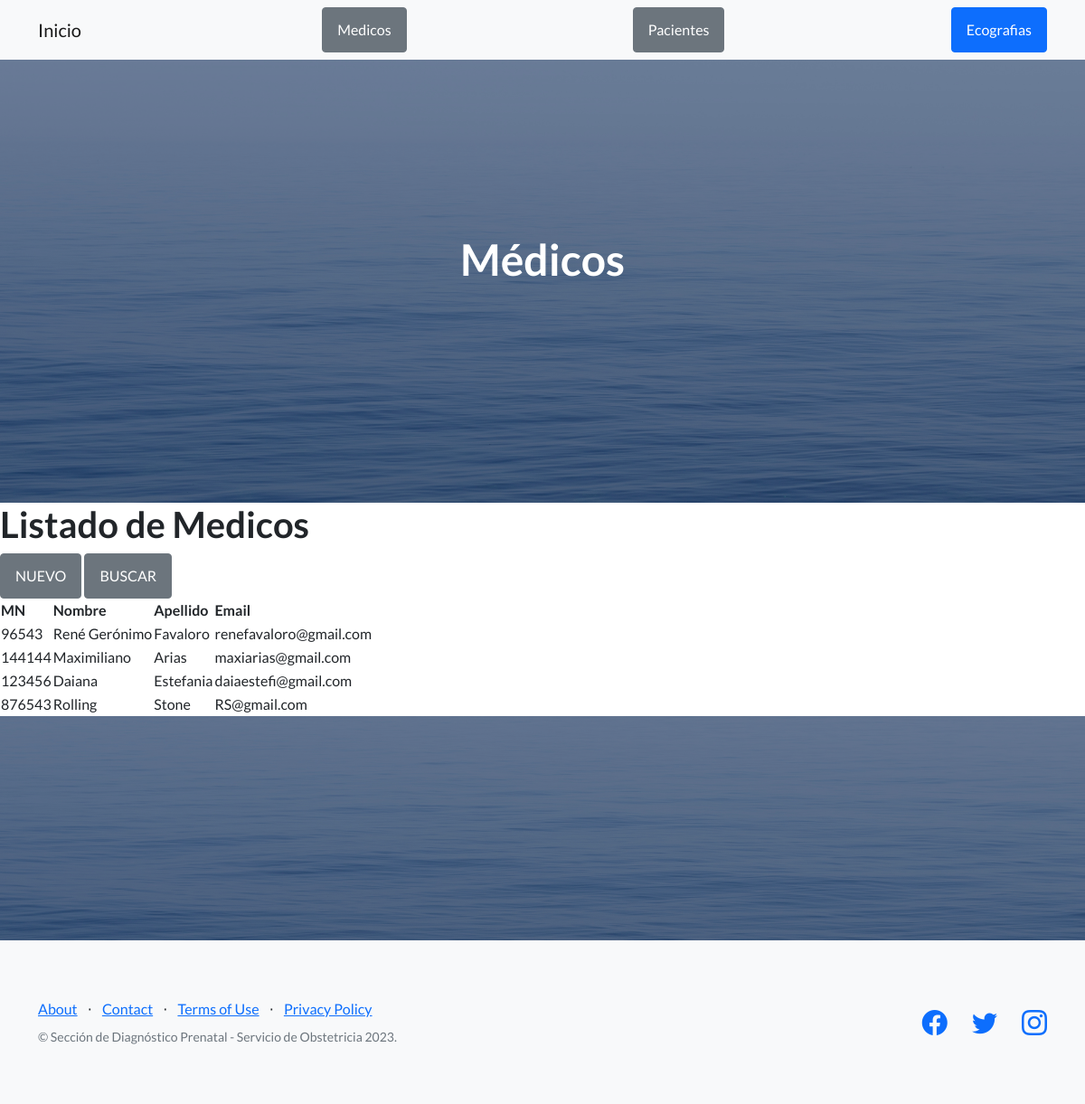
The page /AppEco/medicos/ on the database its author committed.
### AppEco/models.py (models this page shows, shortened)
class Medico(models.Model):
    MN= models.IntegerField(unique=True)
    nombre=models.CharField(max_length=40)
    apellido=models.CharField(max_length=40)
    mail=models.EmailField(unique=True)

### AppEco/views.py (the view)
# urls.py: path("medicos/", medicos, name="medicos"),
def medicos(request):
    if request.method == "POST":
        form = MedicoFormulario(request.POST)
        if form.is_valid():
            medico=Medico()
            medico.MN= form.cleaned_data ['MN']
            medico.nombre=form.cleaned_data ['nombre']
            medico.apellido=form.cleaned_data ['apellido']
            medico.mail=form.cleaned_data ['mail']
            medico.save()
            form=MedicoFormulario()
    else:
        form=MedicoFormulario()
    medicos=Medico.objects.all()
    return render (request, 'AppEco/medicos.html', {'medicos':medicos, 'form':form})

### AppEco/templates/AppEco/medicos.html (shortened to what this page needs)
{% extends "AppEco/padre.html" %}
{% load static %}
{% block titulo %}
<h1 class="mb-5">Médicos</h1>
{% endblock %}
{% block contenido_que_cambia %}
<h1> Listado de Medicos</h1>
<form action="" method="post">
    <a class="btn btn-secondary" href="{% url 'medicoFormulario' %}">NUEVO</a>
    <a class="btn btn-secondary" href="{% url 'busquedaMedico' %}">BUSCAR</a>
</form>
<table>
    <thead>
        <tr>
            <th>MN</th>
            <th>Nombre</th>
            <th>Apellido</th>
            <th>Email</th>
        </tr>
    </thead>
    <tbody>
        {% for medico in medicos %}
        <tr>
            <td>
                {{ medico.MN }}
            </td>
            <td>
                {{ medico.nombre }}
            </td>
            <td>
                {{ medico.apellido }}
            </td>
            <td>
                {{ medico.mail }}
            </td>
        </tr>
        {% endfor %}
    </tbody>
</table>
{% endblock %}

### rows shown on the page
Medico: MN "96543", nombre "René Gerónimo", apellido "Favaloro", mail "renefavaloro@gmail.com"
Medico: MN "144144", nombre "Maximiliano", apellido "Arias", mail "maxiarias@gmail.com"
Medico: MN "123456", nombre "Daiana", apellido "Estefania", mail "daiaestefi@gmail.com"
Medico: MN "876543", nombre "Rolling", apellido "Stone", mail "RS@gmail.com"
